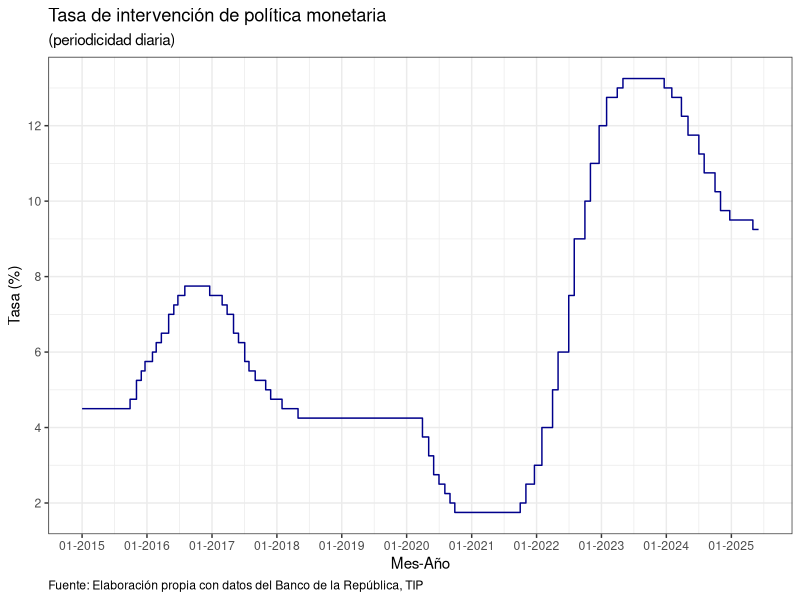

Generate this figure with R:
## ---- chunk 1

library(readxl)
library(tidyverse)
library(lubridate)
## ---- chunk 2

data = readxl::read_excel("graficador_series.xlsx",
                          sheet = "Datos",
                          range = "A1:I9974",
                          col_names = TRUE,
                          na = "-")

## ---- chunk 3

# Let's omit the first row

data = data[-c(1), ]

## ---- chunk 4

data = data |> 
  dplyr::mutate(
    Fecha = as.Date(Fecha, format = "%d/%m/%Y"))

## ---- chunk 5

data$año = lubridate::year(data$Fecha)
data$mes = lubridate::month(data$Fecha)
data$dia = lubridate::day(data$Fecha)

glimpse(data)

## ---- chunk 6

# Converting Tasa diaria to 'double' format replacing "," -> "."

data = data |>
  dplyr::select(Fecha, año,
                mes, dia,
                `Tasa de política monetaria(Dato diario)`) |> 
  dplyr::mutate(
    `Tasa de política monetaria(Dato diario)` = 
      as.numeric(str_replace_all(
        string = `Tasa de política monetaria(Dato diario)`,
        pattern = ",",
        replacement = ".")))

data
## ---- chunk 7

data = data |> 
  filter(año >= 2015)

## ---- chunk 8

data |> 
ggplot(aes(x=Fecha, y=`Tasa de política monetaria(Dato diario)`)) +
  geom_step(color="darkblue") +
  scale_x_date(date_breaks = "1 year", date_labels = "%m-%Y") +
  scale_y_continuous(breaks = seq(0,14, by = 2)) +
  theme_bw() +
  labs(title = "Tasa de intervención de política monetaria",
       subtitle = "(periodicidad diaria)",
       x = "Mes-Año",
       y = "Tasa (%)",
       caption = "Fuente: Elaboración propia con datos del Banco de la República, TIP") +
  theme(plot.caption.position = "panel",
        plot.caption = element_text(hjust = 0))

